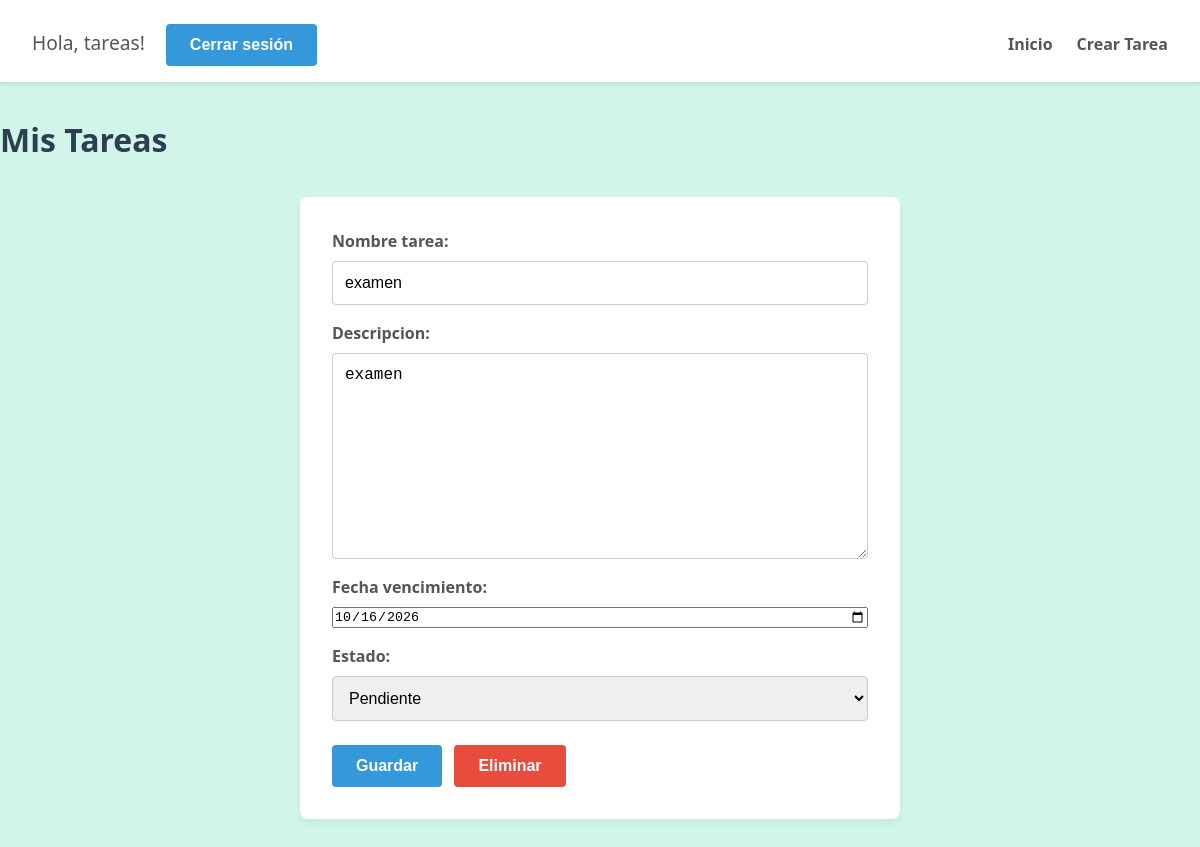
/editar/4/ (signed in), run on an earlier commit of the app's database.
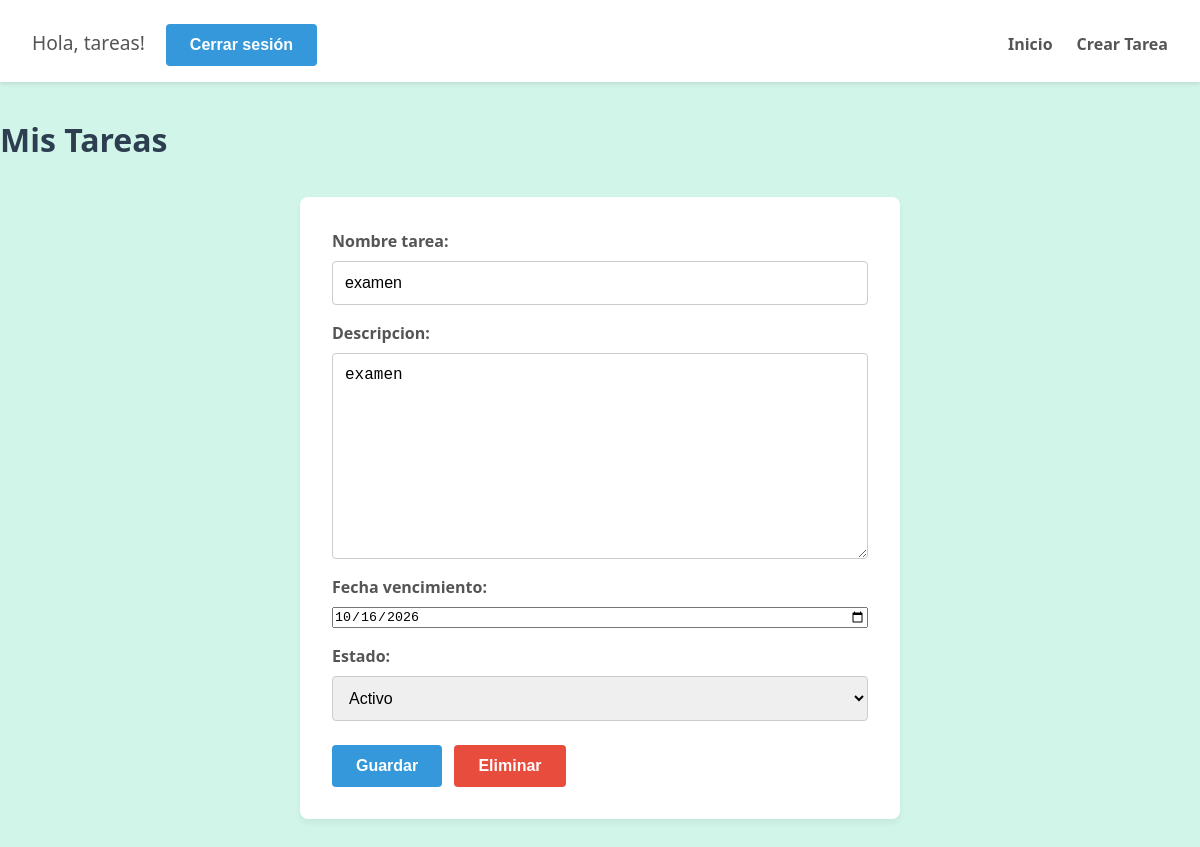
And on a later commit of the database.
### mis_tareas/models.py (models this page shows, shortened)
class Tareas(models.Model):
    nombre_tarea = models.CharField(max_length=200)
    descripcion = models.TextField(blank=True, null=True)
    fecha_creacion = models.DateTimeField(auto_now_add=True)
    fecha_vencimiento = models.DateField()
    usuario = models.ForeignKey(User, on_delete=models.CASCADE, related_name='tareas') #permite enlazar cada usuario con su respectiva tarea
    estado = models.ForeignKey('Estados', on_delete=models.PROTECT)

### mis_tareas/views.py (the view)
# urls.py: path('editar/', views.editar_tarea, name="editar"),
@login_required
def editar_tarea(request, tareas_id):
    tarea = get_object_or_404(Tareas, id= tareas_id)
    if request.method == "POST":
        if 'eliminar' in request.POST:
            tarea.delete()
            return redirect('inicio')
        form = TareaForm(request.POST, instance=tarea)
        if form.is_valid():
            form.save()
            return redirect('inicio')
    else:
        form = TareaForm(instance=tarea)
    return render(request, 'mis_tareas/editar_tareas.html', {'form':form})

### mis_tareas/forms.py
class TareaForm(forms.ModelForm):
    class Meta:
        model = Tareas
        fields =['nombre_tarea', 'descripcion', 'fecha_vencimiento', 'estado']
        widgets = {
            'fecha_vencimiento': forms.DateInput(
                format = '%Y-%m-%d',
                attrs = {'type': 'date'})
        }

### mis_tareas/models.py (called while the page is built)
    def __str__(self):
        return self.nombre_estado

### mis_tareas/templates/mis_tareas/editar_tareas.html (shortened to what this page needs)
{%extends "mis_tareas/master.html"%}
{%block content%}
<h1>Mis Tareas</h1>
<form method= "POST">
    {{form.as_p}}
    <button type="submit" name="guardar">Guardar</button>
    <button type="submit" name= "eliminar" >Eliminar</button>
</form>
{%endblock%}

### mis_tareas/templates/mis_tareas/master.html (shortened to what this page needs)
{% load static %}
<!DOCTYPE html>
<html lang="es">
<head>
    <link rel ="stylesheet" href="{% static 'mis_tareas/style.css'%}">
</head>
<body>
    <header>
        <div class="logo">
        {% if user.is_authenticated %}
            <p>Hola, {{ user.username }}!</p>
            <form method="post" action="{% url 'logout' %}">
                <button type="submit">Cerrar sesión</button>
            </form>
        {% else %}
            <a href="{% url 'login' %}" style>Iniciar sesión</a>
        {% endif %}
        </div>
        <nav>
            <ul>
                <li><a href="{% url 'inicio' %}">Inicio</a></li>
                <li><a href="{% url 'crear_tarea' %}">Crear Tarea</a></li>
            </ul>
        </nav>
    </header>
    {% block content %} {% endblock %}
</body>
</html>

### mis_tareas/static/mis_tareas/style.css (style rules this page uses)
* { box-sizing: border-box; margin: 0; padding: 0; }
body { font-family: 'Segoe UI', Tahoma, Geneva, Verdana, sans-serif; background-color: #d1f5e9; color: #333; line-height: 1.6; }
header { background-color: #ffffff; box-shadow: 0 2px 4px rgba(0, 0, 0, 0.1); padding: 1rem 2rem; display: flex; flex-wrap: wrap; justify-content: space-between; align-items: center; margin-bottom: 2rem; }
header .logo { font-weight: bold; font-size: 1.2rem; color: #2c3e50; }
header p { display: inline-block; margin-right: 1rem; font-weight: 500; }
header form { display: inline-block; }
header a { text-decoration: none; color: #555; font-weight: 600; transition: color 0.2s; }
header nav ul { list-style: none; display: flex; gap: 1.5rem; margin-top: 0.5rem; width: 100%; }
header nav a { text-decoration: none; color: #555; font-weight: 600; transition: color 0.2s; }
.tareas-container, form:not(header form) { background: #ffffff; max-width: 600px; margin: 2rem auto; padding: 2rem; border-radius: 8px; box-shadow: 0 4px 6px rgba(0, 0, 0, 0.05); }
h1, h2, h3 { color: #2c3e50; margin-bottom: 1.2rem; }
form p { margin-bottom: 1rem; display: flex; flex-direction: column; }
form label { font-weight: 600; margin-bottom: 0.4rem; color: #555; }
form input[type="text"], form input[type="password"], form input[type="email"], form textarea, form select { padding: 0.75rem; border: 1px solid #ccc; border-radius: 4px; font-size: 1rem; outline: none; transition: border-color 0.2s; }
button[type="submit"], .btn-añadir { background-color: #3498db; color: white; border: none; padding: 0.75rem 1.5rem; font-size: 1rem; font-weight: 600; border-radius: 4px; cursor: pointer; text-decoration: none; display: inline-block; transition: background-color 0.2s; margin-right: 0.5rem; margin-top: 0.5rem; }
button[name="eliminar"] { background-color: #e74c3c; }
form + p, p { color: #555; }

What changed in the data, as far as the page shows it:
changed Tareas "examen": estado "Pendiente" → "Activo"
